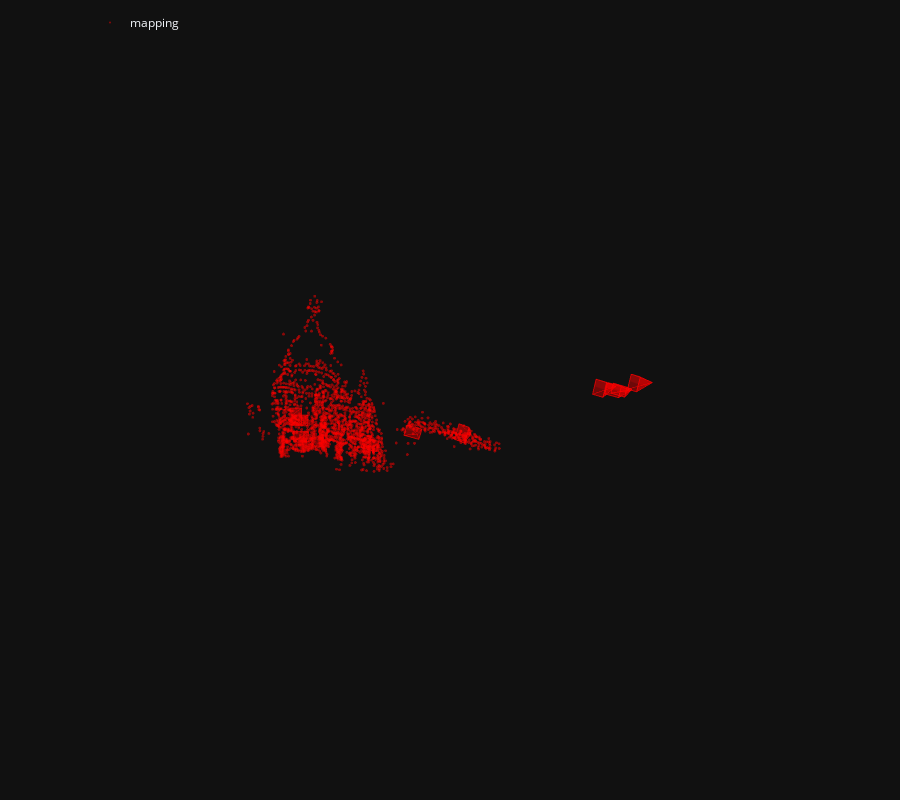

Here is the notebook cell this chart was saved with:
### Markdown cell above
The we run incremental Structure-From-Motion and display the reconstructed 3D model.

### Code cell
model = reconstruction.main(sfm_dir, images, sfm_pairs, features, matches, image_list=references)
fig = viz_3d.init_figure()
viz_3d.plot_reconstruction(fig, model, color='rgba(255,0,0,0.5)', name="mapping")
fig.show()

### Figure 1 — Plotly figure (JSON) as saved in the notebook; plotly's stock layout.template omitted (floating-point values rounded to 4 significant figures; data arrays with more than 128 entries replaced by an {"elided": "..."} marker saying what was removed)
{"data": [{"legendgroup": "mapping", "marker": {"color": "rgba(255,0,0,0.5)", "line": {"width": 0}, "size": 1}, "mode": "markers", "name": "mapping", "type": "scatter3d", "x": {"elided": "1915 float values"}, "y": {"elided": "1915 float values"}, "z": {"elided": "1915 float values"}}, {"legendgroup": "mapping", "line": {"color": "rgba(255,0,0,0.5)"}, "marker": {"size": 0.0001}, "name": "1", "showlegend": false, "type": "scatter3d", "x": [0.182, 0.3405, 0.2695, 0.111, 0.182], "y": [0.3282, 0.3895, 0.6352, 0.5739, 0.3282], "z": [2.27, 2.356, 2.311, 2.225, 2.27]}, {"color": "rgba(255,0,0,0.5)", "i": [0, 0, 0, 0], "j": [1, 2, 3, 4], "k": [2, 3, 4, 1], "legendgroup": "mapping", "name": "1", "showlegend": false, "type": "mesh3d", "x": [0.3731, 0.182, 0.3405, 0.2695, 0.111, 0.182], "y": [0.476, 0.3282, 0.3895, 0.6352, 0.5739, 0.3282], "z": [2.023, 2.27, 2.356, 2.311, 2.225, 2.27]}, {"legendgroup": "mapping", "line": {"color": "rgba(255,0,0,0.5)", "width": 1}, "mode": "lines", "name": "1", "showlegend": false, "type": "scatter3d", "x": [0.3731, 0.182, 0.3405, 0.3731, 0.3405, 0.2695, 0.3731, 0.2695, 0.111, 0.3731, 0.111, 0.182], "y": [0.476, 0.3282, 0.3895, 0.476, 0.3895, 0.6352, 0.476, 0.6352, 0.5739, 0.476, 0.5739, 0.3282], "z": [2.023, 2.27, 2.356, 2.023, 2.356, 2.311, 2.023, 2.311, 2.225, 2.023, 2.225, 2.27]}, {"legendgroup": "mapping", "line": {"color": "rgba(255,0,0,0.5)"}, "marker": {"size": 0.0001}, "name": "2", "showlegend": false, "type": "scatter3d", "x": [-1.32, -1.082, -1.13, -1.368, -1.32], "y": [0.6419, 0.7083, 0.8712, 0.8048, 0.6419], "z": [4.175, 4.267, 4.271, 4.179, 4.175]}, {"color": "rgba(255,0,0,0.5)", "i": [0, 0, 0, 0], "j": [1, 2, 3, 4], "k": [2, 3, 4, 1], "legendgroup": "mapping", "name": "2", "showlegend": false, "type": "mesh3d", "x": [-1.161, -1.32, -1.082, -1.13, -1.368, -1.32], "y": [0.7799, 0.6419, 0.7083, 0.8712, 0.8048, 0.6419], "z": [4.04, 4.175, 4.267, 4.271, 4.179, 4.175]}, {"legendgroup": "mapping", "line": {"color": "rgba(255,0,0,0.5)", "width": 1}, "mode": "lines", "name": "2", "showlegend": false, "type": "scatter3d", "x": [-1.161, -1.32, -1.082, -1.161, -1.082, -1.13, -1.161, -1.13, -1.368, -1.161, -1.368, -1.32], "y": [0.7799, 0.6419, 0.7083, 0.7799, 0.7083, 0.8712, 0.7799, 0.8712, 0.8048, 0.7799, 0.8048, 0.6419], "z": [4.04, 4.175, 4.267, 4.04, 4.267, 4.271, 4.04, 4.271, 4.179, 4.04, 4.179, 4.175]}, {"legendgroup": "mapping", "line": {"color": "rgba(255,0,0,0.5)"}, "marker": {"size": 0.0001}, "name": "3", "showlegend": false, "type": "scatter3d", "x": [-2.463, -2.208, -2.215, -2.47, -2.463], "y": [0.2564, 0.2611, 0.4295, 0.4248, 0.2564], "z": [3.678, 3.625, 3.607, 3.661, 3.678]}, {"color": "rgba(255,0,0,0.5)", "i": [0, 0, 0, 0], "j": [1, 2, 3, 4], "k": [2, 3, 4, 1], "legendgroup": "mapping", "name": "3", "showlegend": false, "type": "mesh3d", "x": [-2.382, -2.463, -2.208, -2.215, -2.47, -2.463], "y": [0.3199, 0.2564, 0.2611, 0.4295, 0.4248, 0.2564], "z": [3.435, 3.678, 3.625, 3.607, 3.661, 3.678]}, {"legendgroup": "mapping", "line": {"color": "rgba(255,0,0,0.5)", "width": 1}, "mode": "lines", "name": "3", "showlegend": false, "type": "scatter3d", "x": [-2.382, -2.463, -2.208, -2.382, -2.208, -2.215, -2.382, -2.215, -2.47, -2.382, -2.47, -2.463], "y": [0.3199, 0.2564, 0.2611, 0.3199, 0.2611, 0.4295, 0.3199, 0.4295, 0.4248, 0.3199, 0.4248, 0.2564], "z": [3.435, 3.678, 3.625, 3.435, 3.625, 3.607, 3.435, 3.607, 3.661, 3.435, 3.661, 3.678]}, {"legendgroup": "mapping", "line": {"color": "rgba(255,0,0,0.5)"}, "marker": {"size": 0.0001}, "name": "4", "showlegend": false, "type": "scatter3d", "x": [2.622, 2.839, 2.802, 2.585, 2.622], "y": [-0.5957, -0.5269, -0.3695, -0.4384, -0.5957], "z": [-3.339, -3.242, -3.272, -3.369, -3.339]}, {"color": "rgba(255,0,0,0.5)", "i": [0, 0, 0, 0], "j": [1, 2, 3, 4], "k": [2, 3, 4, 1], "legendgroup": "mapping", "name": "4", "showlegend": false, "type": "mesh3d", "x": [2.923, 2.622, 2.839, 2.802, 2.585, 2.622], "y": [-0.5184, -0.5957, -0.5269, -0.3695, -0.4384, -0.5957], "z": [-3.75, -3.339, -3.242, -3.272, -3.369, -3.339]}, {"legendgroup": "mapping", "line": {"color": "rgba(255,0,0,0.5)", "width": 1}, "mode": "lines", "name": "4", "showlegend": false, "type": "scatter3d", "x": [2.923, 2.622, 2.839, 2.923, 2.839, 2.802, 2.923, 2.802, 2.585, 2.923, 2.585, 2.622], "y": [-0.5184, -0.5957, -0.5269, -0.5184, -0.5269, -0.3695, -0.5184, -0.3695, -0.4384, -0.5184, -0.4384, -0.5957], "z": [-3.75, -3.339, -3.242, -3.75, -3.242, -3.272, -3.75, -3.272, -3.369, -3.75, -3.369, -3.339]}, {"legendgroup": "mapping", "line": {"color": "rgba(255,0,0,0.5)"}, "marker": {"size": 0.0001}, "name": "5", "showlegend": false, "type": "scatter3d", "x": [-2.448, -2.201, -2.19, -2.437, -2.448], "y": [0.5565, 0.5537, 0.7205, 0.7234, 0.5565], "z": [4.343, 4.261, 4.288, 4.371, 4.343]}, {"color": "rgba(255,0,0,0.5)", "i": [0, 0, 0, 0], "j": [1, 2, 3, 4], "k": [2, 3, 4, 1], "legendgroup": "mapping", "name": "5", "showlegend": false, "type": "mesh3d", "x": [-2.383, -2.448, -2.201, -2.19, -2.437, -2.448], "y": [0.6749, 0.5565, 0.5537, 0.7205, 0.7234, 0.5565], "z": [4.121, 4.343, 4.261, 4.288, 4.371, 4.343]}, {"legendgroup": "mapping", "line": {"color": "rgba(255,0,0,0.5)", "width": 1}, "mode": "lines", "name": "5", "showlegend": false, "type": "scatter3d", "x": [-2.383, -2.448, -2.201, -2.383, -2.201, -2.19, -2.383, -2.19, -2.437, -2.383, -2.437, -2.448], "y": [0.6749, 0.5565, 0.5537, 0.6749, 0.5537, 0.7205, 0.6749, 0.7205, 0.7234, 0.6749, 0.7234, 0.5565], "z": [4.121, 4.343, 4.261, 4.121, 4.261, 4.288, 4.121, 4.288, 4.371, 4.121, 4.371, 4.343]}, {"legendgroup": "mapping", "line": {"color": "rgba(255,0,0,0.5)"}, "marker": {"size": 0.0001}, "name": "6", "showlegend": false, "type": "scatter3d", "x": [-0.6415, -0.4044, -0.4536, -0.6908, -0.6415], "y": [0.3775, 0.4476, 0.6108, 0.5406, 0.3775], "z": [2.86, 2.954, 2.956, 2.863, 2.86]}, {"color": "rgba(255,0,0,0.5)", "i": [0, 0, 0, 0], "j": [1, 2, 3, 4], "k": [2, 3, 4, 1], "legendgroup": "mapping", "name": "6", "showlegend": false, "type": "mesh3d", "x": [-0.4771, -0.6415, -0.4044, -0.4536, -0.6908, -0.6415], "y": [0.5186, 0.3775, 0.4476, 0.6108, 0.5406, 0.3775], "z": [2.711, 2.86, 2.954, 2.956, 2.863, 2.86]}, {"legendgroup": "mapping", "line": {"color": "rgba(255,0,0,0.5)", "width": 1}, "mode": "lines", "name": "6", "showlegend": false, "type": "scatter3d", "x": [-0.4771, -0.6415, -0.4044, -0.4771, -0.4044, -0.4536, -0.4771, -0.4536, -0.6908, -0.4771, -0.6908, -0.6415], "y": [0.5186, 0.3775, 0.4476, 0.5186, 0.4476, 0.6108, 0.5186, 0.6108, 0.5406, 0.5186, 0.5406, 0.3775], "z": [2.711, 2.86, 2.954, 2.711, 2.954, 2.956, 2.711, 2.956, 2.863, 2.711, 2.863, 2.86]}, {"legendgroup": "mapping", "line": {"color": "rgba(255,0,0,0.5)"}, "marker": {"size": 0.0001}, "name": "7", "showlegend": false, "type": "scatter3d", "x": [2.351, 2.516, 2.46, 2.295, 2.351], "y": [-0.6514, -0.5989, -0.3623, -0.4148, -0.6514], "z": [-3.207, -3.141, -3.189, -3.255, -3.207]}, {"color": "rgba(255,0,0,0.5)", "i": [0, 0, 0, 0], "j": [1, 2, 3, 4], "k": [2, 3, 4, 1], "legendgroup": "mapping", "name": "7", "showlegend": false, "type": "mesh3d", "x": [2.667, 2.351, 2.516, 2.46, 2.295, 2.351], "y": [-0.5679, -0.6514, -0.5989, -0.3623, -0.4148, -0.6514], "z": [-3.799, -3.207, -3.141, -3.189, -3.255, -3.207]}, {"legendgroup": "mapping", "line": {"color": "rgba(255,0,0,0.5)", "width": 1}, "mode": "lines", "name": "7", "showlegend": false, "type": "scatter3d", "x": [2.667, 2.351, 2.516, 2.667, 2.516, 2.46, 2.667, 2.46, 2.295, 2.667, 2.295, 2.351], "y": [-0.5679, -0.6514, -0.5989, -0.5679, -0.5989, -0.3623, -0.5679, -0.3623, -0.4148, -0.5679, -0.4148, -0.6514], "z": [-3.799, -3.207, -3.141, -3.799, -3.141, -3.189, -3.799, -3.189, -3.255, -3.799, -3.255, -3.207]}, {"legendgroup": "mapping", "line": {"color": "rgba(255,0,0,0.5)"}, "marker": {"size": 0.0001}, "name": "8", "showlegend": false, "type": "scatter3d", "x": [-2.494, -2.31, -2.312, -2.497, -2.494], "y": [0.1482, 0.1456, 0.4011, 0.4037, 0.1482], "z": [3.621, 3.577, 3.551, 3.595, 3.621]}, {"color": "rgba(255,0,0,0.5)", "i": [0, 0, 0, 0], "j": [1, 2, 3, 4], "k": [2, 3, 4, 1], "legendgroup": "mapping", "name": "8", "showlegend": false, "type": "mesh3d", "x": [-2.465, -2.494, -2.31, -2.312, -2.497, -2.494], "y": [0.2482, 0.1482, 0.1456, 0.4011, 0.4037, 0.1482], "z": [3.331, 3.621, 3.577, 3.551, 3.595, 3.621]}, {"legendgroup": "mapping", "line": {"color": "rgba(255,0,0,0.5)", "width": 1}, "mode": "lines", "name": "8", "showlegend": false, "type": "scatter3d", "x": [-2.465, -2.494, -2.31, -2.465, -2.31, -2.312, -2.465, -2.312, -2.497, -2.465, -2.497, -2.494], "y": [0.2482, 0.1482, 0.1456, 0.2482, 0.1456, 0.4011, 0.2482, 0.4011, 0.4037, 0.2482, 0.4037, 0.1482], "z": [3.331, 3.621, 3.577, 3.331, 3.577, 3.551, 3.331, 3.551, 3.595, 3.331, 3.595, 3.621]}, {"legendgroup": "mapping", "line": {"color": "rgba(255,0,0,0.5)"}, "marker": {"size": 0.0001}, "name": "9", "showlegend": false, "type": "scatter3d", "x": [2.906, 3.05, 2.992, 2.849, 2.906], "y": [-0.7554, -0.7085, -0.4721, -0.5189, -0.7554], "z": [-3.675, -3.609, -3.652, -3.718, -3.675]}, {"color": "rgba(255,0,0,0.5)", "i": [0, 0, 0, 0], "j": [1, 2, 3, 4], "k": [2, 3, 4, 1], "legendgroup": "mapping", "name": "9", "showlegend": false, "type": "mesh3d", "x": [3.246, 2.906, 3.05, 2.992, 2.849, 2.906], "y": [-0.6529, -0.7554, -0.7085, -0.4721, -0.5189, -0.7554], "z": [-4.279, -3.675, -3.609, -3.652, -3.718, -3.675]}, {"legendgroup": "mapping", "line": {"color": "rgba(255,0,0,0.5)", "width": 1}, "mode": "lines", "name": "9", "showlegend": false, "type": "scatter3d", "x": [3.246, 2.906, 3.05, 3.246, 3.05, 2.992, 3.246, 2.992, 2.849, 3.246, 2.849, 2.906], "y": [-0.6529, -0.7554, -0.7085, -0.6529, -0.7085, -0.4721, -0.6529, -0.4721, -0.5189, -0.6529, -0.5189, -0.7554], "z": [-4.279, -3.675, -3.609, -4.279, -3.609, -3.652, -4.279, -3.652, -3.718, -4.279, -3.718, -3.675]}, {"legendgroup": "mapping", "line": {"color": "rgba(255,0,0,0.5)"}, "marker": {"size": 0.0001}, "name": "10", "showlegend": false, "type": "scatter3d", "x": [2.531, 2.75, 2.708, 2.489, 2.531], "y": [-0.5957, -0.5303, -0.3502, -0.4156, -0.5957], "z": [-3.126, -3.028, -3.054, -3.153, -3.126]}, {"color": "rgba(255,0,0,0.5)", "i": [0, 0, 0, 0], "j": [1, 2, 3, 4], "k": [2, 3, 4, 1], "legendgroup": "mapping", "name": "10", "showlegend": false, "type": "mesh3d", "x": [2.906, 2.531, 2.75, 2.708, 2.489, 2.531], "y": [-0.4984, -0.5957, -0.5303, -0.3502, -0.4156, -0.5957], "z": [-3.713, -3.126, -3.028, -3.054, -3.153, -3.126]}, {"legendgroup": "mapping", "line": {"color": "rgba(255,0,0,0.5)", "width": 1}, "mode": "lines", "name": "10", "showlegend": false, "type": "scatter3d", "x": [2.906, 2.531, 2.75, 2.906, 2.75, 2.708, 2.906, 2.708, 2.489, 2.906, 2.489, 2.531], "y": [-0.4984, -0.5957, -0.5303, -0.4984, -0.5303, -0.3502, -0.4984, -0.3502, -0.4156, -0.4984, -0.4156, -0.5957], "z": [-3.713, -3.126, -3.028, -3.713, -3.028, -3.054, -3.713, -3.054, -3.153, -3.713, -3.153, -3.126]}], "layout": {"height": 800, "legend": {"orientation": "h", "x": 0.1, "xanchor": "left", "y": 0.99, "yanchor": "top"}, "margin": {"b": 0, "l": 0, "pad": 0, "r": 0, "t": 0}, "scene": {"aspectmode": "data", "camera": {"eye": {"x": 0, "y": -0.1, "z": -2}, "projection": {"type": "orthographic"}, "up": {"x": 0, "y": -1, "z": 0}}, "dragmode": "orbit", "xaxis": {"autorange": true, "showbackground": false, "showgrid": false, "showline": false, "showticklabels": true, "visible": false}, "yaxis": {"autorange": true, "showbackground": false, "showgrid": false, "showline": false, "showticklabels": true, "visible": false}, "zaxis": {"autorange": true, "showbackground": false, "showgrid": false, "showline": false, "showticklabels": true, "visible": false}}}}
